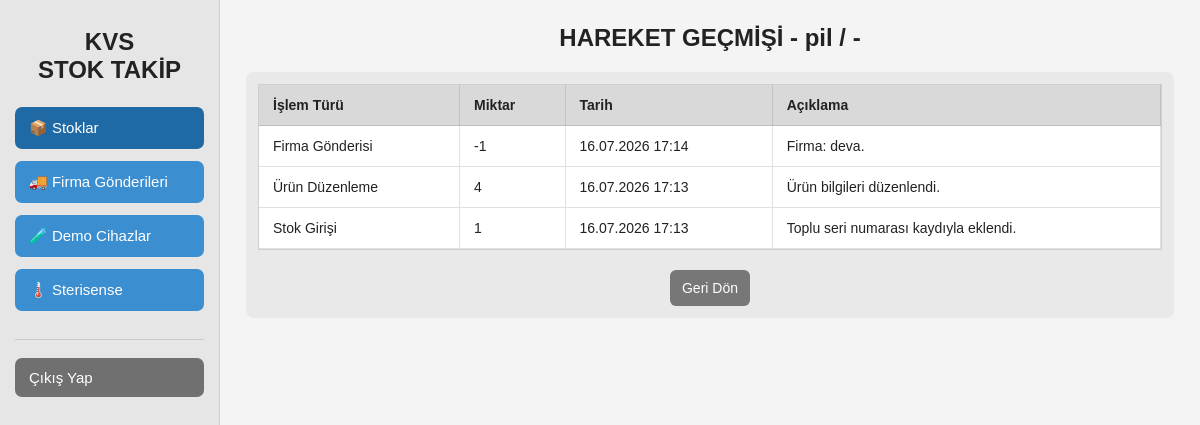
/urun/5/hareketler/ (signed in), run on an earlier commit of the app's database.
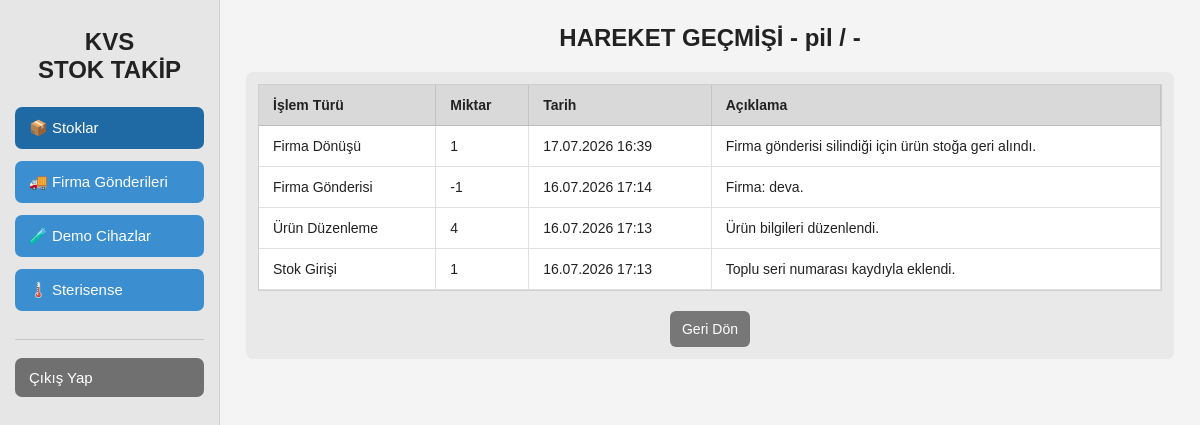
And on a later commit of the database.
### stok/models.py (models this page shows, shortened)
class StokHareketi(models.Model):
    ISLEM_TURLERI = [
        ("giris", "Stok Girişi"),
        ("cikis", "Stok Çıkışı"),
        ("duzenleme", "Ürün Düzenleme"),
        ("firma_gonderisi", "Firma Gönderisi"),
        ("firma_donusu", "Firma Dönüşü"),
    ]
    urun = models.ForeignKey(
        Urun,
        on_delete=models.CASCADE,
        related_name="hareketler",
    )
    islem_turu = models.CharField(
        max_length=30,
        choices=ISLEM_TURLERI,
    )
    miktar = models.IntegerField()
    aciklama = models.CharField(
        max_length=300,
        blank=True,
    )
    tarih = models.DateTimeField(
        auto_now_add=True,
    )
    class Meta:
        verbose_name = "Stok Hareketi"
        verbose_name_plural = "Stok Hareketleri"
        ordering = ["-tarih"]

### stok/views.py (the view)
@login_required
def hareketler(request, urun_id):
    urun = get_object_or_404(Urun, pk=urun_id)
    return render(
        request,
        "stok/hareketler.html",
        {
            "urun": urun,
            "hareketler": urun.hareketler.all(),
            "aktif_menu": "stoklar",
        },
    )

### stok/templates/stok/hareketler.html (shortened to what this page needs)
{% extends "stok/base.html" %}
{% block content %}
<h1 class="page-heading">HAREKET GEÇMİŞİ - {{ urun.urun_adi }} / {{ urun.seri_no }}</h1>
<div class="panel">
    <div class="table-wrap">
        <table>
            <thead><tr><th>İşlem Türü</th><th>Miktar</th><th>Tarih</th><th>Açıklama</th></tr></thead>
            <tbody>
                {% for hareket in hareketler %}
                    <tr>
                        <td>{{ hareket.get_islem_turu_display }}</td>
                        <td>{{ hareket.miktar }}</td>
                        <td>{{ hareket.tarih|date:"d.m.Y H:i" }}</td>
                        <td>{{ hareket.aciklama }}</td>
                    </tr>
                {% empty %}
                    <tr><td colspan="4" class="empty">Hareket kaydı bulunamadı.</td></tr>
                {% endfor %}
            </tbody>
        </table>
    </div>
    <div class="dialog-actions"><a class="btn secondary" href="{% url 'stok:urun_listesi' %}">Geri Dön</a></div>
</div>
{% endblock %}

What changed in the data, as far as the page shows it:
added StokHareketi: islem_turu "Firma Dönüşü", miktar "1", tarih "17.07.2026 16:39", aciklama "Firma gönderisi silindiği için ürün stoğa geri alındı."
